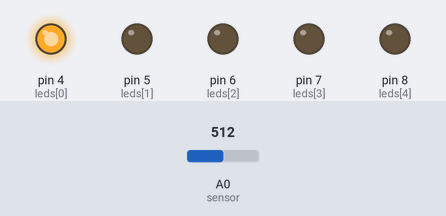
The sketch below on a simulated Arduino Uno, built with avr-gcc and run on an emulated ATmega328P. On the bench: output pins drawn as LEDs (lit = HIGH). The inputs (shaded band) are chosen by the test bench; at power-on: A0 (sensor) = 512. The modem accepts every AT command (registered, SIM ready, sends succeed) and sends nothing else; what the sketch prints to the serial monitor is not drawn.

Above: at 1.2 s.
1.3 s: A0 (sensor) set to 534
At 1.56 s:
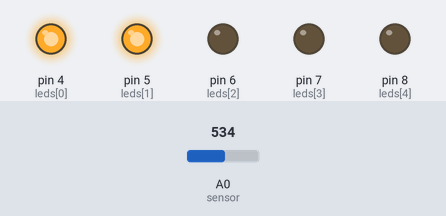
4.3 s: A0 (sensor) set to 565
7.3 s: A0 (sensor) set to 589
At 7.57 s:
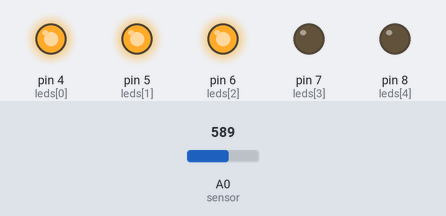
10.3 s: A0 (sensor) set to 627
13.3 s: A0 (sensor) set to 651
At 13.58 s:
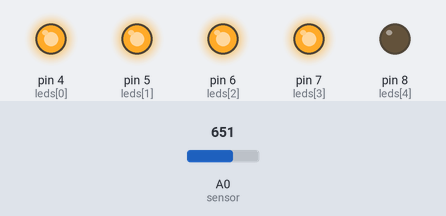
16.3 s: A0 (sensor) set to 511
At 16.89 s:
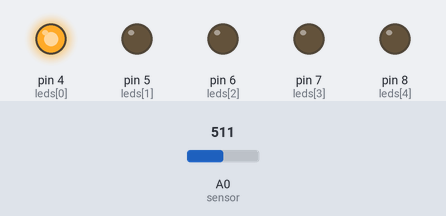
Timing chart, 0 to 19.3 s (numbered marks = the images above; inputs shaded):
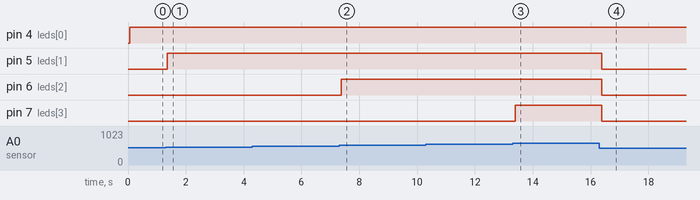

The sketch:

Smart_Pot.ino
```cpp
#include <SoftwareSerial.h>
#define TX 2
#define RX 3
String AP = "SSID";  //WiFi SSID
String PASS = "PW";  //WiFi PASSWORD
String HOST = "IP"; //Replace it with your server IP Address
String PORT = "PORT"; //Replace it with port number
String getData;
float sensor_val;
boolean notification_timeout = false;

const int leds[5] = {4,5,6,7,8};
const int sensor = A0;
const int arr_size = sizeof(leds)/2;
const int the_range[2] = {400, 700};

int countTrueCommand;
int countTimeCommand;
boolean found = false;

SoftwareSerial esp8266(RX,TX);

void setup() {
  for(int idx=0; idx < arr_size; idx++){
    pinMode(leds[idx], OUTPUT);
  }
  Serial.begin(9600);
  esp8266.begin(9600);
  sendCommand("AT",5,"OK");
  sendCommand("AT+CWMODE=1",5,"OK");
  sendCommand("AT+CWJAP=\""+ AP +"\",\""+ PASS +"\"",20,"OK");
}

void loop() {
  sensor_val = analogRead(sensor);
  write_led(sensor_val);
  if(sensor_val < the_range[0]+100 && notification_timeout == false){
    send_notification(sensor_val);
    notification_timeout = true;
  }
  if(sensor_val > the_range[0]+100 && notification_timeout == true){
    notification_timeout = false;
  }

}

void write_led(float sensor_val){
  int len = ((sensor_val-the_range[0]) / (the_range[1]-the_range[0]))*5;
  for(int idx=0; idx < len;idx++){
    digitalWrite(leds[idx],1);
  }
  delay(100);
  for(int idx=0; idx < arr_size;idx++){
    digitalWrite(leds[idx],0);
  }
}

void send_notification(int sensor_val){
   sendCommand("AT+CIPMUX=1",5,"OK");
   sendCommand("AT+CIPSTART=0,\"TCP\",\""+ HOST +"\","+ PORT,15,"OK");
   getData = "GET /push_notification/"+ String(sensor_val) + " HTTP/1.1";
   sendCommand("AT+CIPSEND=0," +String(getData.length()+4),4,">");
   esp8266.println(getData);
   esp8266.println();
   delay(1500);
   sendCommand("AT+CIPCLOSE=0",5,"OK");
}

void sendCommand(String command, int maxTime, char readReplay[]) {
  Serial.print(countTrueCommand);
  Serial.print(". at command => ");
  Serial.print(command);
  Serial.print(" ");
  while(countTimeCommand < (maxTime*1))
  {
    esp8266.println(command);//at+cipsend
    if(esp8266.find(readReplay))//ok
    {
      found = true;
      break;
    }

    countTimeCommand++;
  }

  if(found == true)
  {
    Serial.println("OYI");
    countTrueCommand++;
    countTimeCommand = 0;
  }

  if(found == false)
  {
    Serial.println("Fail");
    countTrueCommand = 0;
    countTimeCommand = 0;
  }

  found = false;
 }
```

Measured:
- the behaviour switches between 519 and 520 on A0 (sensor) (found by bisection; images 0 and 1)
- the behaviour switches between 579 and 580 on A0 (sensor) (found by bisection; images 1 and 2)
- the behaviour switches between 639 and 640 on A0 (sensor) (found by bisection; images 2 and 3)
- after the input at 1.3 s, pin 5 (leds[1]): LOW → HIGH after 0.06 s
- after the input at 7.3 s, pin 6 (leds[2]): LOW → HIGH after 0.07 s
- after the input at 13.3 s, pin 7 (leds[3]): LOW → HIGH after 0.09 s
- after the input at 16.3 s, pin 5 (leds[1]), pin 6 (leds[2]), pin 7 (leds[3]): HIGH → LOW after 0.09 s
